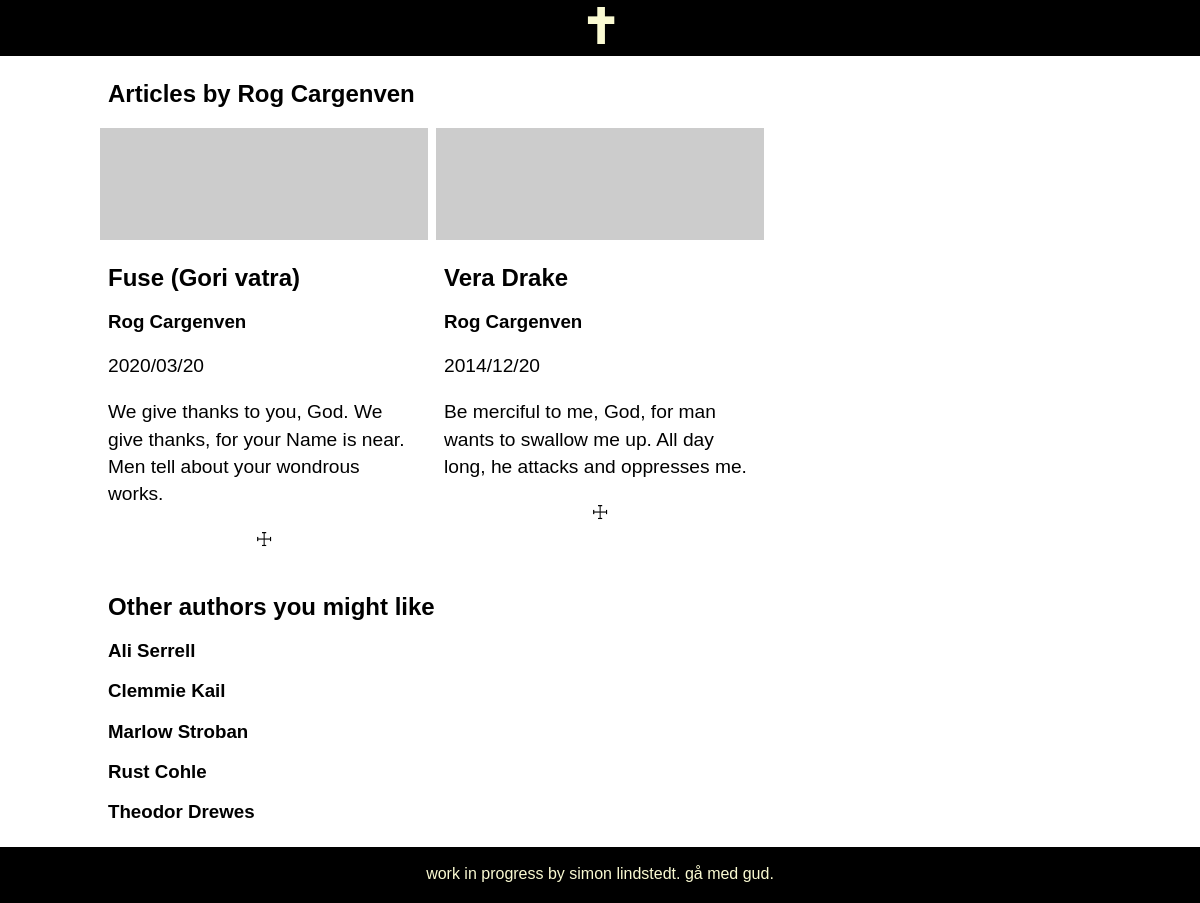
The page /author.php?author_id=3 on the database its author committed.
### tables this page shows
CREATE TABLE users (
	ID INTEGER PRIMARY KEY AUTOINCREMENT,
	name VARCHAR
);

CREATE TABLE posts (
	ID INTEGER PRIMARY KEY AUTOINCREMENT,
	title VARCHAR,
	author_id INTEGER,
	publication_date DATE,
	likes INT,
	content TEXT, content_descr TEXT,
	FOREIGN KEY(author_id) REFERENCES users(ID)
);

### functions.php (called while the page is built, shortened)
<?php
function getAuthorName(array $authors, int $authorId): string
{
  foreach ($authors as $author) {
    if ((int)$author['ID'] === $authorId) {
      return $author['name'];
    }
  }
}
function generateURL(string $pageName, string $key, array $content): string
{
  return $pageName . '.php?' . $key . '=' . $content[$key];
}

### author.php (the view)
<?php
require __DIR__ . '/database.php';
require __DIR__ . '/functions.php';
if (isset($_GET['author_id'])) {
  $authorId = $_GET['author_id'];
  $stmnt = $pdo->query("SELECT * FROM users WHERE ID = $authorId");
  $author = $stmnt->fetchAll(PDO::FETCH_ASSOC);
  $name = $author[0]['name'];
  $stmnt = $pdo->query("SELECT * FROM posts WHERE author_id = $authorId ORDER BY publication_date DESC");
  $articles = $stmnt->fetchAll(PDO::FETCH_ASSOC);
  $stmnt = $pdo->query("SELECT ID as author_id, name FROM users WHERE ID IS NOT $authorId ORDER BY name");
  $otherAuthors = $stmnt->fetchAll(PDO::FETCH_ASSOC);
}
require __DIR__ . '/header.php';
?>
<main>
  <h2 class="page-title">Articles by <?= $name ?></h2>
  <section class="grid">
    <?php foreach ($articles as $article) : ?>
      <div class="grid-item">
        <a href="<?= generateURL('article', 'ID', $article) ?>">
          <img src=" https://picsum.photos/id/<?= $article['author_id'] ?>/1000" alt="currently a temporary picture of a laptop, probably" />
        </a>
        <div class="text">
          <a href="<?= generateURL('article', 'ID', $article) ?>">
            <h2><?= $article['title'] ?></h2>
          </a>
          <a href="<?= generateURL('author', 'author_id', $article) ?>">
            <h3><?= getAuthorName($author, (int)$article['author_id']) ?></h3>
          </a>
          <p><?= $article['publication_date'] ?></p>
          <p><?= $article['content_descr'] ?></p>
          <p class="end-icon">☩</p>
        </div>
      </div>
    <?php endforeach ?>
  </section>
  <section class="authors">
    <h2>Other authors you might like</h2>
    <?php foreach ($otherAuthors as $author) : ?>
      <a href="<?= generateURL('author', 'author_id', $author) ?>">
        <h3><?= $author['name'] ?></h3>
      </a>
    <?php endforeach ?>
  </section>
</main>
<?php require __DIR__ . '/footer.php'; ?>

### main.css (style rules this page uses)
:root { --bg: #ffffff; --font-color: #000000; }
* { box-sizing: border-box; }
body { margin: 0; font-family: Helvetica, sans-serif; background-color: var(--bg); }
a:link, a:visited { color: var(--font-color); text-decoration: none; }
.page-title { padding: 0px 8px; text-align: center; }
.text { padding: 0px 8px; }
article, .grid-item p { font-size: 1.2rem; line-height: 1.7rem; }
.end-icon { text-align: center; }
.grid { display: grid; grid-template-columns: 1fr; }
.grid-item img { width: 100%; height: 112px; object-fit: cover; }
.authors { padding: 0px 8px; }
.authors h3 { padding: 0px; }
@media screen and (min-width: 700px) { main { max-width: 1000px; margin: 0px auto; } }
@media screen and (min-width: 700px) { .page-title { text-align: left; } }
@media screen and (min-width: 700px) { .grid { grid-template-columns: repeat(auto-fill, minmax(300px, 1fr)); grid-gap: 8px; } }

### rows shown on the page
users: name "Rog Cargenven"
posts: title "Fuse (Gori vatra)", author.name "Rog Cargenven", publication_date "2020/03/20", content_descr "We give thanks to you, God. We give thanks, for your Name is near. Men tell about your wondrous works."
posts: title "Vera Drake", author.name "Rog Cargenven", publication_date "2014/12/20", content_descr "Be merciful to me, God, for man wants to swallow me up. All day long, he attacks and oppresses me."
users: name "Ali Serrell"
users: name "Clemmie Kail"
users: name "Marlow Stroban"
users: name "Rust Cohle"
users: name "Theodor Drewes"
